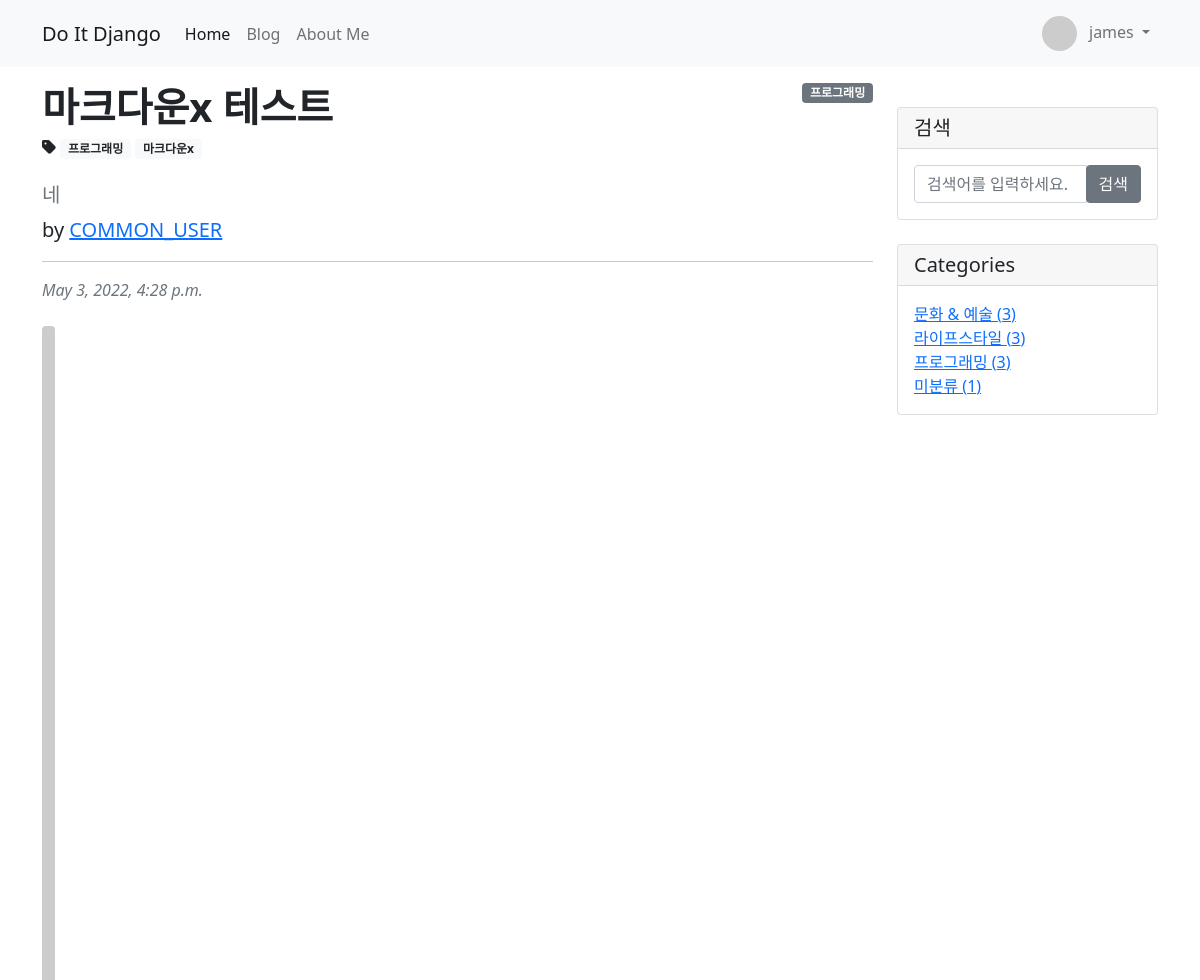
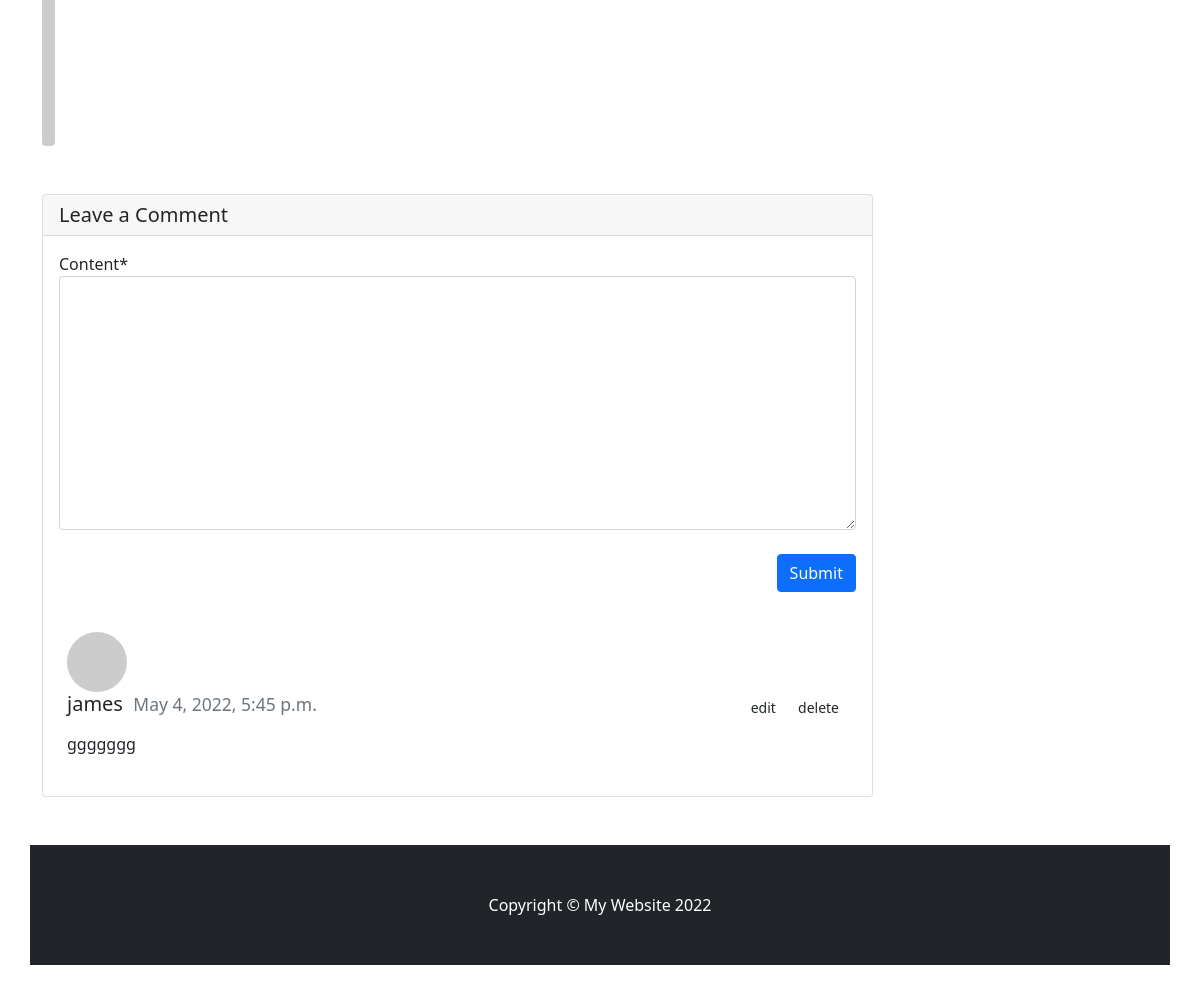
/blog/13/ (signed in), run on the app's committed database (2 pictures, top to bottom).
### blog/models.py (models this page shows, shortened)
class Post(models.Model) :
    title = models.CharField(max_length = 30)
    hook_text = models.CharField(max_length = 100, blank = True)
    content = MarkdownxField()
    head_imag = models.ImageField(upload_to = 'blog/images/%Y/%m/%d/', blank = True)
    file_upload = models.FileField(upload_to = 'blog/files/%Y/%m/%d/', blank = True)
    create_at = models.DateTimeField(auto_now_add = True)
    update_at = models.DateTimeField(auto_now = True)
    author = models.ForeignKey(User, on_delete = models.SET_NULL, null = True)
    category = models.ForeignKey(Category, null = True, blank = True, on_delete = models.SET_NULL)
    tag = models.ManyToManyField(Tag, blank = True)
    def get_absolute_url(self) :
        return f'/blog/{self.pk}/'
    def get_content_markdown(self) :
        return markdown(self.content)

class Category(models.Model) :
    name = models.CharField(max_length = 50, unique = True)
    slug = models.SlugField(max_length = 200, unique = True, allow_unicode = True)
    def __str__(self) :
        return self.name
    def get_absolute_url(self):
        return f'/blog/category/{self.slug}/'
    class Meta :
        verbose_name_plural = 'Categories'

class Tag(models.Model) :
    name = models.CharField(max_length = 50, unique = True)
    slug = models.SlugField(max_length = 200, unique = True, allow_unicode = True)
    def __str__(self) :
        return self.name
    def get_absolute_url(self):
        return f'/blog/tag/{self.slug}/'

class Comment(models.Model) :
    post = models.ForeignKey(Post, on_delete = models.CASCADE)
    author = models.ForeignKey(User, on_delete = models.CASCADE)
    content = models.TextField()
    create_at = models.DateTimeField(auto_now_add = True)
    modified_at = models.DateTimeField(auto_now = True)
    def __str__(self) :
        return f'{self.author}::{self.content}'
    def get_avatar_url(self) :
        if self.author.socialaccount_set.exists() :
            return self.author.socialaccount_set.first().get_avatar_url()
        else :
            return f'https://avatars.dicebear.com/api/micah/{self.author.email}.svg?mood[]=happy&mood[]=sad'

### blog/views.py (the view)
# urls.py: path('<int:pk>/', views.PostDetail.as_view()),
class PostDetail(DetailView) :
    model = Post
    def get_context_data(self, **kwargs) :
        context = super(PostDetail, self).get_context_data()
        context['categories'] = Category.objects.all()
        context['no_category_post_count'] = Post.objects.filter(category = None).count()
        context['comment_form'] = CommentForm
        return context

### blog/templates/blog/post_detail.html (shortened to what this page needs)
{% extends 'blog/base.html' %}
{% load crispy_forms_tags %}
{% block main-area %}
    <div id="post-area">
        {% if post.category %}
            <span class = "badge bg-secondary" style = "float:right;">{{ post.category }}</span>
        {% else %}
            <span class = "badge bg-secondary" style = "float:right;">미분류</span>
        {% endif %}
        <article>
            <header class="mb-4">
                <h1 class="fw-bolder mb-1">{{ post.title }}</h1>
                {% if post.tag.exists %}
                    <i class = "fas fa-tag"></i>
                    {% for tag in post.tag.iterator %}
                        <a href = "{{ tag.get_absolute_url }}"><span class = "badge bg-light text-dark">{{ tag }}</span></a>
                    {% endfor %}
                {% endif %}
                <h5 class="text-muted">{{ post.hook_text }}</h5>
                <p class = "lead">
                    by
                    <a href = "#">{{ post.author | upper }}</a>
                </p>
                <hr/>
                <div class="text-muted fst-italic mb-2">{{ post.create_at }}</div>
            </header>
            <figure class="mb-4">
                {% if post.head_imag %}
                    <img class="img-fluid rounded" src="{{ post.head_imag.url }}" alt="{{ post.title }} p.head_imag">
                {% else %}
                    <img class="img-fluid rounded" src="https://picsum.photos/seed/{{ post.id }}/800/400" alt="random_image">
                {% endif %}
            </figure>
        </article>
    </div>
    <div id="comment-area">
        <section class="mb-5">
                <div class="card my-4">
                    <h5 class="card-header">Leave a Comment</h5>
                    <div class="card-body">
                        {% if user.is_authenticated %}
                        <form class="mb-4" id="comment-form" method="POST" action="{{ post.get_absolute_url }}new_comment/">
                            {{ comment_form | crispy }}
                            <button type="submit" class="btn btn-primary mt-4" style = "float:right;" rows="3">Submit</button>
                        </form>
                        {% else %}
                        <a role="button" class="btn btn-outline-dark btn-sm" href="#" data-bs-toggle="modal" data-bs-target="#loginModal">
                            Sign in and leave a comment
                        </a>
                        {% endif %}
                    </div>
                    {% if post.comment_set.exists %}
                        {% for comment in post.comment_set.iterator %}
                        <div class="media m-4" id="comment-{{ comment.pk }}">
                            <img class="d-flex mr-3 rounded-circle" src="{{ comment.get_avatar_url }}" alt="{{ comment.author }}" width="60px">
                            <div class="media-body">
                                {% if user.is_authenticated and comment.author == user %}
                                    <div style="float:right;">
                                        <a role="button"
                                            class="btn btn-sm"
                                            id="comment-{{ comment.pk }}-update-btn"
                                            href="/blog/update_comment/{{ comment.pk }}/">
                                            edit
                                        </a>
                                        <a role="button"
                                            href="#"
                                            id="comment-{{ comment.pk }}-delete-modal-btn"
                                            class="btn btn-sm"
                                            data-bs-toggle="modal"
                                            data-bs-target="#deleteCommentModal-{{ comment.pk }}">
                                            delete
                                        </a>
                                    </div>
                                {% endif %}
                                <h5 class="mt-0">
                                    {{ comment.author.username }}&nbsp;&nbsp;<small class="text-muted">{{ comment.create_at }}</small>
                                </h5>
                                <p>
                                    {{ comment.content | linebreaks }}
                                </p>
                            </div>
                        </div>
                        {% endfor %}
                    {% endif %}
                </div>
        </section>
    </div>
{% endblock %}

### blog/templates/blog/base.html (shortened to what this page needs)
<!DOCTYPE html>
{% load static %}
<html>
    <head>
        <link rel="stylesheet" href="{% static 'blog/bootstrap4/bootstrap.min.css' %}" media="screen">
    </head>
    <body>
        {% include 'blog/navbar.html' %}
        <div class = "container my-3">
            <div class = "row">
                <div class = "col-md-8 col-lg-9", id = "main-area">
                    {% block main-area %}
                    {% endblock %}
                </div>
                <div class = "col-md-4 col-lg-3">
                    <div class = "card my-4">
                        <h5 class = "card-header">검색</h5>
                        <div class = "card-body">
                            <div class = "input-group">
                                <input type = "text" class = "form-control" placeholder = "검색어를 입력하세요." id="search-input">
                                <span class = "input-group-append">
                                    <button class= " btn btn-secondary" type = "button" onclick="searchPost();">검색</span>
                            </div>
                        </div>
                    </div>
                    <div class = "card my-4" id = 'categories-card'>
                        <h5 class = "card-header">Categories</h5>
                        <div class = "card-body">
                            <div class = "row">
                                <div class = "list-unstyled mb-0">
                                    {% for category in categories %}
                                    <li>
                                        <a href = "{{ category.get_absolute_url }}">{{ category }} ({{ category.post_set.count }})</a>
                                    </li>
                                    {% endfor %}
                                    <li>
                                        <a href = "/blog/category/no_category/">미분류 ({{ no_category_post_count }})</a>
                                    </li>
                                </div>
                            </div>
                </div>
            </div>
        </div>
        {% include 'blog/footer.html' %}
    </body>
</html>

### blog/templates/blog/navbar.html (shortened to what this page needs)
{% load socialaccount %}
<nav class="navbar navbar-expand-lg navbar-light bg-light con">
    <div class = "container" >
        <a class="navbar-brand" href="/">Do It Django</a>
        <div class="collapse navbar-collapse" id="navbarSupportedContent">
            <ul class="navbar-nav me-auto mb-2 mb-lg-0">
                <li class="nav-item">
                    <a class="nav-link active" aria-current="page" href="/">Home</a>
                </li>
                <li class="nav-item">
                    <a class="nav-link" href="/blog/">Blog</a>
                </li>
                <li class="nav-item">
                    <a class="nav-link" href="/about_me/">About Me</a>
                </li>
            </ul>
            <ul class = "navbar-nav ml-auto">
                {% if user.is_authenticated %}
                    <li class = "nav-item dropdown">
                        <a class = "nav-link dropdown-toggle" href = "#" id = "navbarDropdownMenuLink" role = "button" data-bs-toggle="dropdown" aria-haspopup="true" aria-expanded="false">
                            {% if user.socialaccount_set.all.0.get_avatar_url %}
                                <img class="rounded-circle" width="35px" src="{{ user.socialaccount_set.all.0.get_avatar_url }}" alt="">
                            {% else %}
                                <img class="rounded-circle" width="35px" src="https://avatars.dicebear.com/api/micah/{user.email}.svg?mood[]=happy&mood[]=sad">
                            {% endif %}
                            {{ user.username }}
                        </a>
                    </li>
                {% else %}
                    <li class="nav-item">
                        <a class="nav-link" href="#" data-bs-toggle="modal" data-bs-target="#loginModal">Sign In</a>
                    </li>
                {% endif %}
            </ul>
        </div>
    </div>
</nav>

### data on the page
Post: category "프로그래밍", title "마크다운x 테스트", hook_text "네", author "COMMON_USER", create_at "May 3, 2022, 4:28 p.m."
Tag: name "프로그래밍"
Tag: name "마크다운x"
Comment: author.username "james", create_at "May 4, 2022, 5:45 p.m.", content "ggggggg"
Category: name "문화 & 예술", post_set.count "3"
Category: name "라이프스타일", post_set.count "3"
Category: name "프로그래밍", post_set.count "3"

### other printed values
{{ user.username }} "james"
{{ no_category_post_count }} "1"
